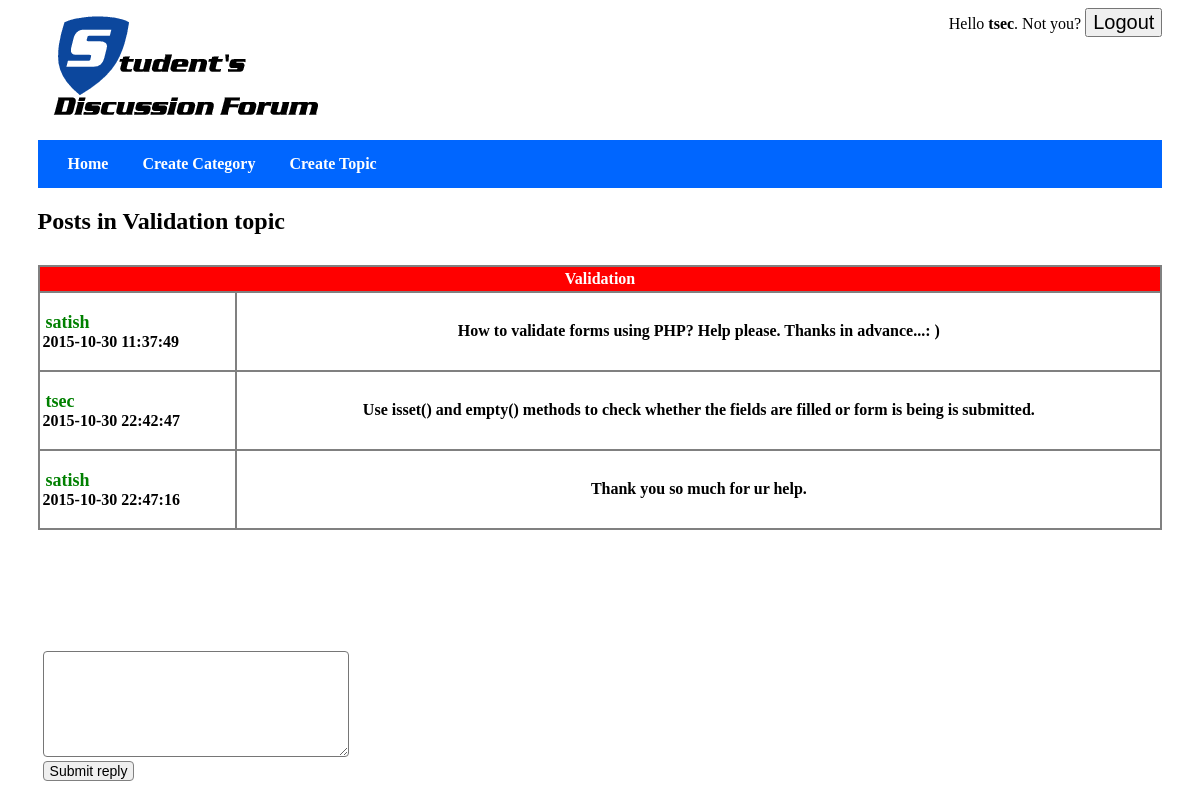
The app's page /topic_view.php?id=2 (signed in) with its own data.
### tables this page shows
CREATE TABLE `topics` (
  `topic_id` int(8) NOT NULL,
  `topic_subject` varchar(255) NOT NULL,
  `topic_date` datetime NOT NULL,
  `topic_cat` int(8) NOT NULL,
  `topic_by` int(8) NOT NULL
);

CREATE TABLE `posts` (
  `post_id` int(8) NOT NULL,
  `post_content` text NOT NULL,
  `post_date` datetime NOT NULL,
  `post_topic` int(8) NOT NULL,
  `post_by` int(8) NOT NULL
);

CREATE TABLE `users` (
  `user_id` int(8) NOT NULL,
  `user_name` varchar(30) NOT NULL,
  `user_pass` varchar(255) NOT NULL,
  `user_email` varchar(255) NOT NULL,
  `user_date` datetime NOT NULL,
  `user_level` int(8) NOT NULL
);

### topic_view.php (the view)
<?php
include 'connect.php';
include 'header.php';
 echo'<link href="css/inside.css" type="text/css" rel="stylesheet" />';
function test_input($data) {
   $data = trim($data);
   $data = stripslashes($data);
   $data = htmlspecialchars($data);
   return $data;
}
$sql = " SELECT
    topic_id,
    topic_subject
FROM
    topics
WHERE
    topics.topic_id = ".test_input($_GET['id']);
$result = mysqli_query($conn,$sql);
if(!$result)
{
    echo 'The topics could not be displayed, please try again later.' ;
}
else
{
    if(mysqli_num_rows($result) == 0)
    {
        echo 'This topic does not exist.';
    }
    else
    {
        while($row = mysqli_fetch_array($result,MYSQL_ASSOC))
        {
            echo '<h2>Posts in ' . $row['topic_subject'] . ' topic</h2>';
            $topic_name = $row['topic_subject'];
		}
         $sql = "SELECT
    posts.post_id,
    posts.post_topic,
    posts.post_content,
    posts.post_date,
    posts.post_by,
    users.user_id,
    users.user_name
    FROM
    posts
    LEFT JOIN
    users
    ON
    posts.post_by = users.user_id
    WHERE
    posts.post_topic = " .test_input($_GET['id']);
        $result = mysqli_query($conn,$sql);
        if(!$result)
        {
            echo 'The posts could not be displayed, please try again later.';
        }
        else
        {
            if(mysqli_num_rows($result) == 0)
            {
                echo 'There are no posts in this topic yet.';
            }
            else
            {
                echo '<table class = "inside" >
                      <tr>
                        <th colspan="2">'.$topic_name.'</th>
                      </tr>';
                if(!empty($_SESSION) && $_SESSION['user_level']=='1')
                {
                   while($row = mysqli_fetch_array($result,MYSQL_ASSOC))
		           {
                    echo '<tr>';
                        echo '<td>';
                            echo '<p><span style="color:green;font-size:18px;font-weight:bold; padding:3px;">'.$row['user_name'].'</span><br>'.$row['post_date'].'</p>';
                        echo '</td>';
                        echo '<td style="text-align:center;">';
                            echo $row['post_content'];
                            echo'<br><a style="float:right;" href ="delete_post.php?id='.$row['post_id'].'&&topic_id='.$row['post_topic'].'" >delete</a>';
                        echo '</td>';
                    echo '</tr>';
					$topic_idr = $row['post_topic'];
                   }
                   echo "</table><br><br>";
                }
                else
                {
                   while($row = mysqli_fetch_array($result,MYSQL_ASSOC))
                   {
                    echo '<tr>';
                        echo '<td >';
                            echo '<p><span style="color:green;font-size:18px;font-weight:bold; padding:3px;">'.$row['user_name'].'</span><br>'.$row['post_date'].'</p>';
                        echo '</td>';
                        echo '<td    style="text-align:center;">';
                            echo $row['post_content'];
                            echo '</td>';
                    echo '</tr>';
                    $topic_idr = $row['post_topic'];
                   }
                   echo'</table><br><br>';
                }
				echo '<form  method="post" action="reply.php?id='.$topic_idr.'">
                <fieldset class="reply-form">
                <textarea name="reply-content"></textarea>
                <input type="submit" name="reply" value="Submit reply" />
                </fieldset>
                </form><br><br><br>' ;
            }
        }
    }
}
?>

### css/inside.css (style rules this page uses)
.inside { margin: 30px auto; border:2px solid grey; border-collapse: collapse; width: 100%; border-radius: 2px; }
.inside th { color:#FFFFFF; padding:3px; border:2px solid grey; background-color:red; }
.inside td { font-weight: bold; padding:3px; border : 2px solid grey; //text-align: left; margin: 3px; }
.inside tr { border:2px solid grey; }
.reply-form { border:none; padding:5px; margin:20px auto; float:left; margin-top: 50px; }
.reply-form input { display:block; //width:250px; font-size: 14px; border-radius:4px; border: 1px solid grey; }
.reply-form textarea { border-radius:4px; max-width:400px; min-width:300px; height: 100px; }

### records on screen
topics: topic_subject "Validation"
posts: post_by.user_name "satish", post_date "2015-10-30 11:37:49", post_content "How to validate forms using PHP? Help please. Thanks in advance...: )"
posts: post_by.user_name "tsec", post_date "2015-10-30 22:42:47", post_content "Use isset() and empty() methods to check whether the fields are filled or form is being is submitted."
posts: post_by.user_name "satish", post_date "2015-10-30 22:47:16", post_content "Thank you so much for ur help."

### other values on screen
$_SESSION['user_name'] "tsec"
